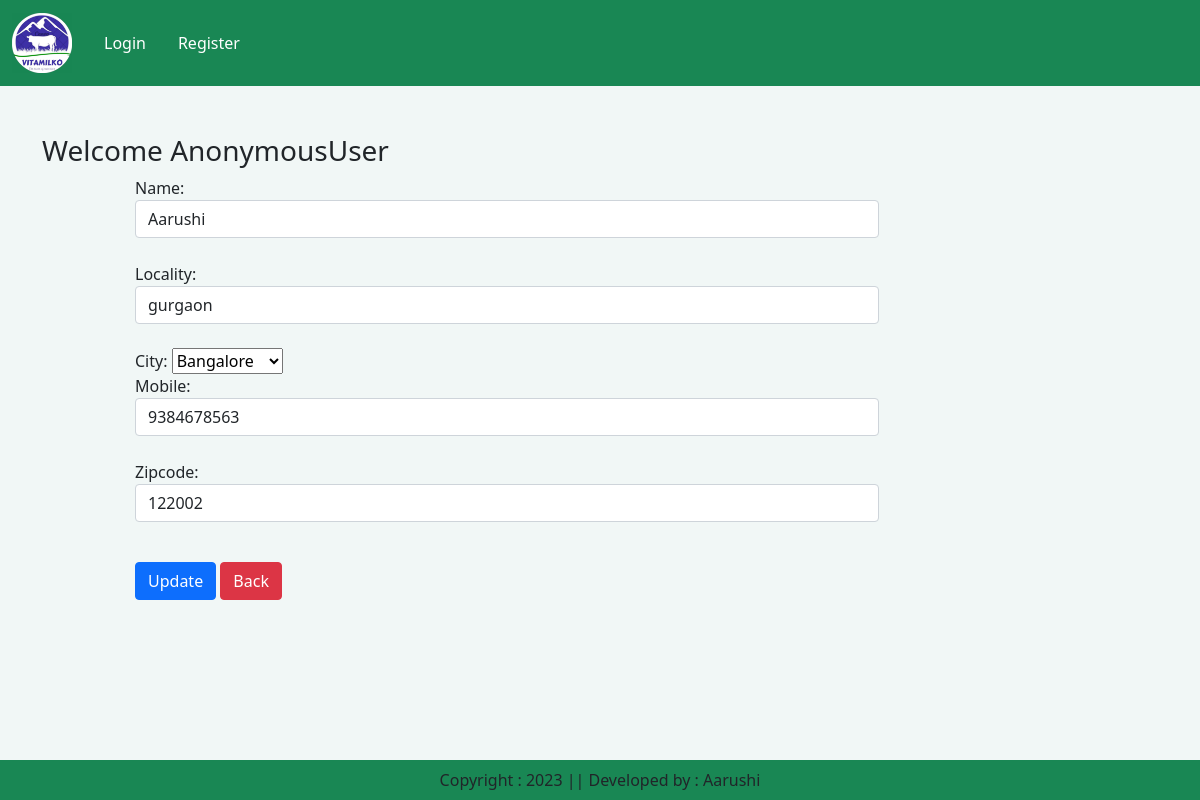
Screenshot of /updateAddress/1 with the database file from the repository.
### app/models.py (models this page shows, shortened)
class Customer(models.Model):
    user = models.ForeignKey(User,on_delete=models.CASCADE)
    name = models.CharField(max_length=200)
    locality = models.CharField(max_length=200)
    mobile = models.IntegerField(default=0)
    zipcode = models.IntegerField()
    city = models.CharField(choices=STATE_CHOICES, max_length=100)

### app/views.py (the view, shortened to what this page needs)
# urls.py: path('updateAddress/<int:pk>', views.updateAddress.as_view(), name='updateAddress'),
class updateAddress(View):
    def get(self,request,pk):
        totalitem = 0
        wishitem=0
        if request.user.is_authenticated:
            totalitem = len(Cart.objects.filter(user=request.user))
            wishitem = len(Wishlist.objects.filter(user=request.user))
        add=Customer.objects.get(pk=pk)
        form=CustomerProfileForm(instance=add)
        return render(request,'app/updateAddress.html',locals())

### app/forms.py
class CustomerProfileForm(forms.ModelForm):
    class Meta:
        model=Customer
        fields=['name', 'locality', 'city', 'mobile','zipcode']
        widgets={
            'name': forms.TextInput(attrs={'class':'form-control'}),
            'locality': forms.TextInput(attrs={'class': 'form-control'}),
            'mobile': forms.NumberInput(attrs={'class':'form-control'}),
            'state' : forms.Select(attrs={'class':'form-control'}),
            'zipcode': forms.NumberInput (attrs = {'class':'form-control'}),
        }

### app/templates/app/updateAddress.html (shortened to what this page needs)
{% extends 'app/base.html' %}
{% load static %}
{% block main-content %}
<div class="container my-5">
    <div class="row">
    <h3>Welcome <span class="text-capitalize">{{request.user}}</span></h3>
    </div>
    <div class="col-sm-8 offset-sm-1">
        <form action="" method="post">
            {% for fm in form %}
                {{fm.label_tag}} {{fm}} <small class="text-danger">{{fm.errors | striptags}}</small> <br>
            {% endfor %}
            <div class="col-12 mt-3">
                <button type="submit" class="btn btn-primary">Update</button>
                <a href="{% url 'address' %}" type='button' class='btn btn-danger'>Back</a> </div>
        </form>
    </div>
</div>
{% endblock main-content %}

### rows the page displays
Customer: form "Aarushi" "gurgaon" "Bangalore" "9384678563" "122002"

### other values shown
{{ request.user }} "AnonymousUser"
{{ fm.label_tag }} "Name:" "Locality:" "City:" "Mobile:" "Zipcode:"
